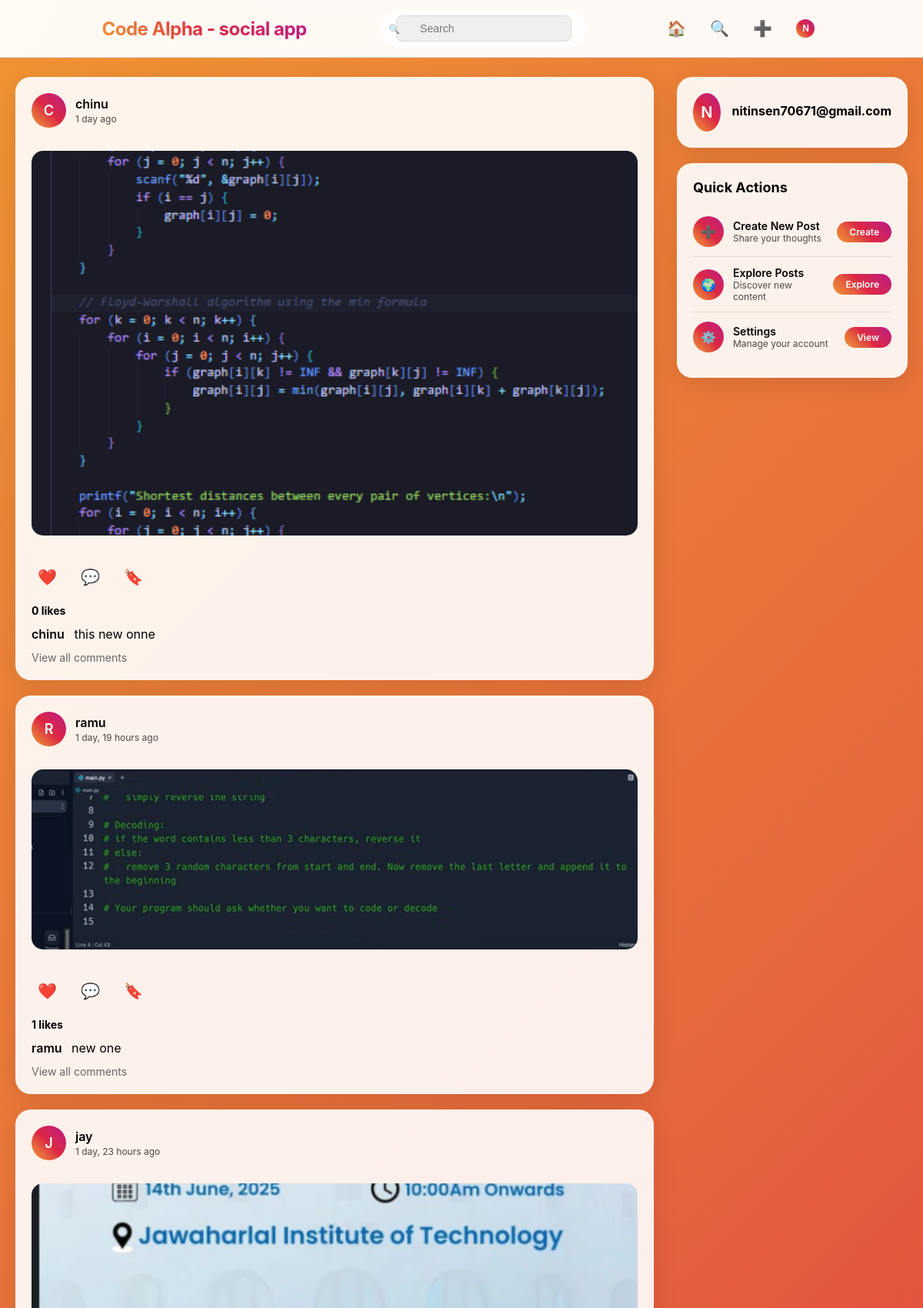
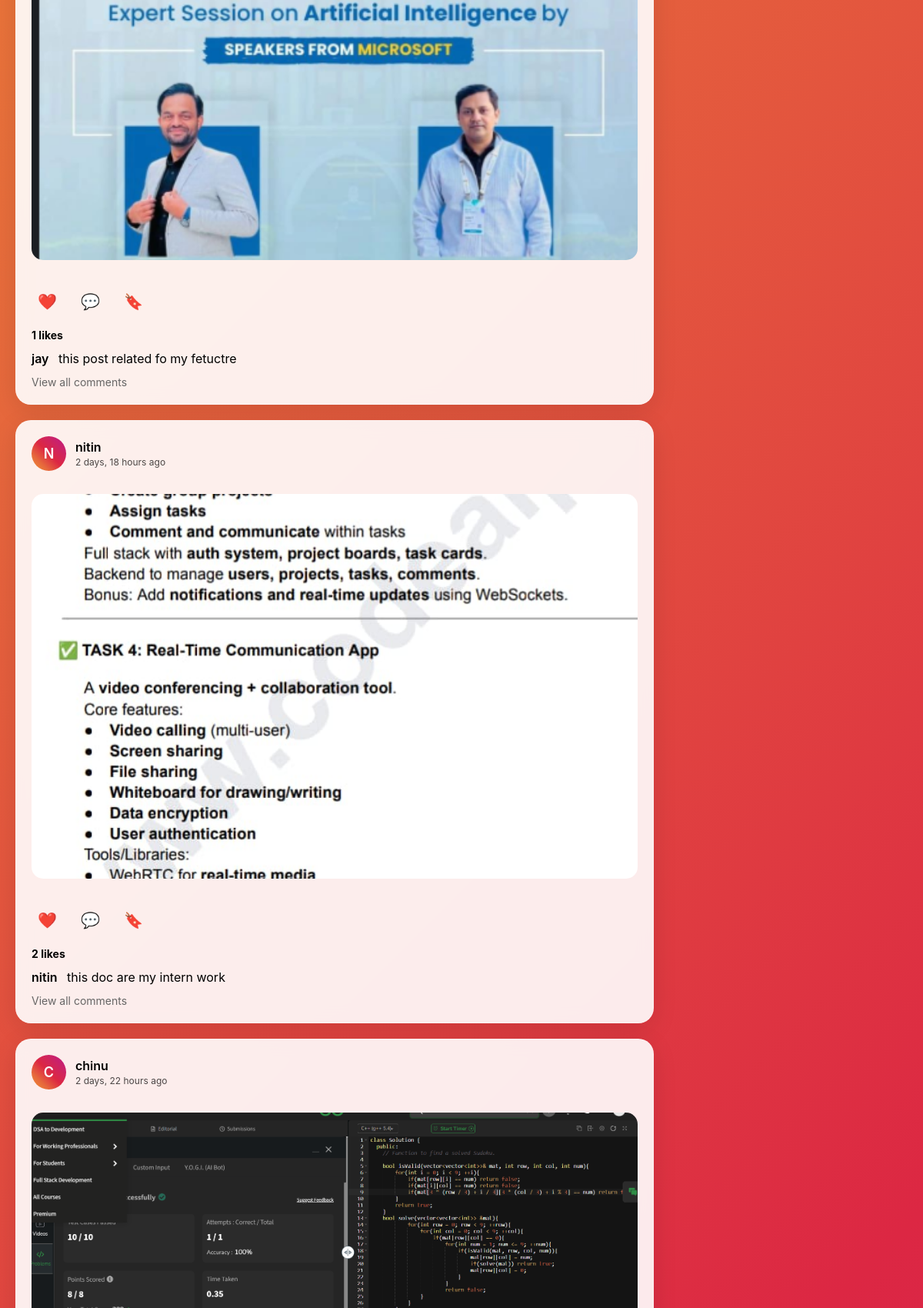
Page /post_list (signed in, upper part) on the committed database (2 pictures, top to bottom).
### social/models.py (models this page shows, shortened)
class Post(models.Model):
    user = models.ForeignKey(User, on_delete=models.CASCADE, related_name='posts')
    content = models.TextField()
    image = models.ImageField(upload_to='post_images/', blank=True, null=True)
    created_at = models.DateTimeField(auto_now_add=True)

### social/views.py (the view)
# urls.py: path('post_list', views.post_list_view, name='post_list'),
def post_list_view(request):
    if request.user.is_authenticated:
        posts = Post.objects.all().order_by('-created_at')
        return render(request, 'home.html', {'posts': posts})
    else:
        return render(request, 'home.html')

### social/templates/home.html (shortened to what this page needs)
{% load static %}
<!DOCTYPE html>
<html lang="en">
<head>
</head>
<body>
    {% include "header.html" %}
    {% if request.user.is_authenticated %}
    <div class="main-container">
      <div class="feed-container">
        {% for post in posts %}
        <article class="post-card">
          <div class="post-header">
            <div class="post-avatar">{{ post.user.username|first|upper }}</div>
            <div class="post-user-info">
              <a href="{% url 'profile' post.user.username %}" class="post-username">
                {{ post.user.username }}
              </a>
              <div class="post-time">{{ post.created_at|timesince }} ago</div>
            </div>
          </div>
          {% if post.image %}
          <img src="{{ post.image.url }}" alt="Post image" class="post-image" />
          {% endif %}
          <div class="post-actions">
            <a href="{% url 'like_post' post.id %}" class="action-btn">
              ❤️
            </a>
            <a href="{% url 'post_detail' post.id %}" class="action-btn">💬</a>
            <a href="{% url 'save_post' post.id %}" class="action-btn bookmark-btn">🔖</a>
          </div>
          <div class="post-likes">
            <strong>{{ post.likes.count|default:"0" }} likes</strong>
          </div>
          <div class="post-content">
            <span class="username">{{ post.user.username }}</span>
            {{ post.content }}
          </div>
          <div class="post-comments" onclick="window.location.href='{% url 'post_detail' post.id %}'">
            View all comments
          </div>
        </article>
        {% empty %}
        <div class="empty-state">
          <div class="empty-state-icon">📸</div>
          <h3>No posts yet</h3>
          <p>Follow some people to see their posts in your feed!</p>
        </div>
        {% endfor %}
      </div>
      <div class="sidebar">
        <div class="user-profile">
          <div class="user-avatar">{{ request.user.username|first|upper }}</div>
          <div class="user-info">
            <h3>{{ request.user.username }}</h3>
          </div>
        </div>
        <div class="suggestions">
          <h3>Quick Actions</h3>
          <div class="suggestion-item">
            <div class="suggestion-avatar">➕</div>
            <div class="suggestion-info">
              <div class="suggestion-username">Create New Post</div>
              <div class="suggestion-mutual">Share your thoughts</div>
            </div>
            <a href="{% url 'create_post' %}" class="follow-btn">Create</a>
          </div>
          <div class="suggestion-item">
            <div class="suggestion-avatar">🌍</div>
            <div class="suggestion-info">
              <div class="suggestion-username">Explore Posts</div>
              <div class="suggestion-mutual">Discover new content</div>
            </div>
            <a href="{% url 'global_feed' %}" class="follow-btn">Explore</a>
          </div>
          <div class="suggestion-item">
            <div class="suggestion-avatar">⚙️</div>
            <div class="suggestion-info">
              <div class="suggestion-username">Settings</div>
              <div class="suggestion-mutual">Manage your account</div>
            </div>
            <a href="{% url 'profile' request.user.username %}" class="follow-btn">View</a>
          </div>
        </div>
      </div>
    </div>
    {% endif %}
</body>
</html>

### social/templates/header.html (shortened to what this page needs)
<!DOCTYPE html>
<html lang="en">
<head>
</head>
<body>
    <header class="header">
        <div class="header-content">
            <a href="{% url 'post_list' %}" class="logo">Code Alpha - social app</a>
            <div class="search-bar">
                <form method="GET" action="{% url 'search_users' %}">
                    <input
                        class="search-input"
                        type="text"
                        name="q"
                        placeholder="Search"
                        aria-label="Search users"
                    />
                    <span class="search-icon">🔍</span>
                </form>
            </div>
            <div class="header-actions">
                {% if request.user.is_authenticated %}
                    <button class="header-btn home-btn" onclick="window.location.href='{% url 'post_list' %}'">🏠</button>
                    <button class="header-btn search-btn" onclick="window.location.href='{% url 'global_feed' %}'">🔍</button>
                    <button class="header-btn add-btn" onclick="window.location.href='{% url 'create_post' %}'">➕</button>
                    <button class="header-btn profile-btn" onclick="window.location.href='{% url 'profile' request.user.username %}'">
                        <div class="profile-icon">
                            {{ request.user.username|first|upper }}
                        </div>
                    </button>
                {% endif %}
            </div>
        </div>
    </header>
</body>
</html>

### social/templates/header.html (style rules this page uses)
:root { --gradient-primary: linear-gradient(45deg, #f09433 0%, #e6683c 25%, #dc2743 50%, #cc2366 75%, #bc1888 100%); --glass-light: rgba(255, 255, 255, 0.95); --glass-dark: rgba(26, 26, 46, 0.95); --border-light: rgba(255, 255, 255, 0.2); --border-dark: rgba(255, 255, 255, 0.1); --text-primary: #262626; --text-secondary: #8e8e8e; --border-color: #dbdbdb; --shadow-light: 0 1px 3px rgba(0, 0, 0, 0.1); --transition: all 0.3s cubic-bezier(0.25, 0.46, 0.45, 0.94); }
body { font-family: -apple-system, BlinkMacSystemFont, 'Segoe UI', Roboto, sans-serif; margin: 0; padding: 0; }
.header { position: fixed; top: 0; left: 0; right: 0; background: var(--glass-light); backdrop-filter: blur(20px); border-bottom: 1px solid var(--border-color); z-index: 1000; padding: 12px 0; transition: var(--transition); }
.header-content { max-width: 975px; margin: 0 auto; padding: 0 20px; display: flex; align-items: center; justify-content: space-between; }
.logo { font-size: 24px; font-weight: 700; background: var(--gradient-primary); -webkit-background-clip: text; -webkit-text-fill-color: transparent; background-clip: text; text-decoration: none; letter-spacing: -0.5px; }
.search-bar { flex: 1; max-width: 268px; margin: 0 20px; position: relative; }
.search-input { width: 100%; padding: 8px 10px 8px 30px; border: 1px solid var(--border-color); border-radius: 8px; background: #efefef; font-size: 14px; color: var(--text-primary); outline: none; transition: var(--transition); }
.search-icon { position: absolute; left: 10px; top: 50%; transform: translateY(-50%); color: var(--text-secondary); font-size: 12px; transition: var(--transition); }
.header-actions { display: flex; gap: 16px; }
.header-btn { width: 40px; height: 40px; border: none; border-radius: 50%; background: transparent; color: var(--text-primary); cursor: pointer; display: flex; align-items: center; justify-content: center; transition: var(--transition); font-size: 20px; position: relative; }
.profile-icon { width: 24px; height: 24px; border-radius: 50%; background: var(--gradient-primary); display: flex; align-items: center; justify-content: center; color: white; font-size: 12px; font-weight: 600; transition: var(--transition); }

### rows in the picture
Post: user.username|first "C", user.username "chinu", created_at "1 day", image (picture), likes.count "0", content "this new onne"
Post: user.username|first "R", user.username "ramu", created_at "1 day, 19 hours", image (picture), likes.count "1", content "new one"
Post: user.username|first "J", user.username "jay", created_at "1 day, 23 hours", image (picture), likes.count "1", content "this post related fo my fetuctre"
Post: user.username|first "N", user.username "nitin", created_at "2 days, 18 hours", image (picture), likes.count "2", content "this doc are my intern work"
Post: user.username|first "C", user.username "chinu", created_at "2 days, 22 hours", image (picture)

### other values in the picture
{{ request.user.username|first|upper }} "N"
{{ request.user.username }} "nitinsen70671@gmail.com"
